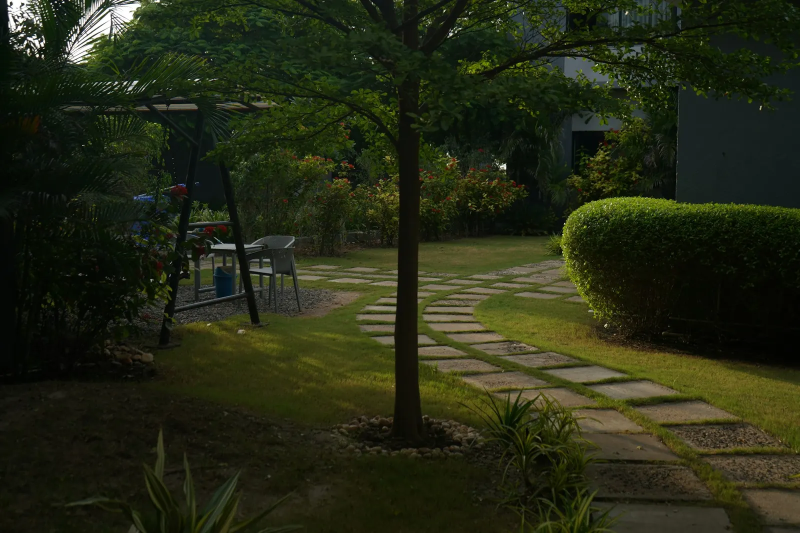
#> input picture photos/allee-pas-japonais-jardin-1600.webp, 1600 x 1066 px, given in place of HD-1734079692160-fcbe4be6ab96.jpg, which was not available (shown at 1/2 size)
$ python photos.py ../photos/allee-pas-japonais-jardin-1600.webp
#> lines starting #> are read from the running program, lines starting #| are printed output that depends on the picture
# Prepare les photos du site A.S.H Paysage & Multiservices.
#   - « reel-* » : ses propres chantiers (profil AlloVoisins).
#   - le reste : Unsplash (licence libre), en attendant ses photos,
#     comme toujours avant paiement.
# Usage : python _source/photos.py <dossier source>
import os, sys, json
from PIL import Image, ImageOps

SRC = sys.argv[1]
ICI = os.path.dirname(os.path.abspath(__file__))
DST = os.path.join(ICI, '..', 'photos')
os.makedirs(DST, exist_ok=True)

PHOTOS = {
    # Unsplash
    'un/HD-1734079692160-fcbe4be6ab96.jpg': 'jardinier-paysagiste-bretigny',
    'un/HD-1668120089662-42642838cfef.jpg': 'amenagement-paysager-jardin',
    'un/HD-1617576683096-00fc8eecb3af.jpg': 'taille-arbuste-cisailles',
    'un/HD-1683316924890-6a8c5ab10d29.jpg': 'debroussaillage-jardin',
    'un/HD-1734079692079-aae7e24a7035.jpg': 'pose-gazon-en-rouleau',
    'un/HD-1738193830098-2d92352a1856.jpg': 'massif-bordure-maison',
    'un/HD-1788508493167-eee9f14161e1.jpg': 'allee-pas-japonais-jardin',
    'un/HD-1605117882932-f9e32b03fea9.jpg': 'entretien-bordures-pelouse',
    'un/HD-1597868165956-03a6827955b1.jpg': 'plantation-jardin',
    'un/HD-1783923186778-be68aad1a61d.jpg': 'pergola-jardin',
    'un/HD-1734303023491-db8037a21f09.jpg': 'tonte-pelouse',
    'un/HD-1676311396794-f14881e9daaa.jpg': 'outils-multiservices',
    'un/HD-1788610830488-1343095c571c.jpg': 'taille-haie-haute',
    # ses chantiers
    'p0.jpg': 'reel-montage-abri-de-jardin',
    'p1.jpg': 'reel-pas-japonais-imitation-pierre',
    'p2.jpg': 'reel-eco-piege-chenilles-processionnaires',
    'p3.jpg': 'reel-pergola-bioclimatique',
    'p4.jpg': 'reel-arrosage-automatique',
    'p5.jpg': 'reel-peinture-decorative-murale',
    'p6.jpg': 'reel-cloture-occultation-bois',
    'p7.jpg': 'reel-seuil-de-portail',
    'p8.jpg': 'reel-taille-de-haie',
}

dims = {}
for src, nom in PHOTOS.items():
    im = ImageOps.exif_transpose(Image.open(os.path.join(SRC, src))).convert('RGB')
#> im is the input picture: PIL image 1600x1066 RGB; mean R, G, B 37.4, 41.9, 21
    for larg in (1600, 800):
        c = im if im.width <= larg else im.resize((larg, round(im.height * larg / im.width)), Image.LANCZOS)
        c.save(os.path.join(DST, f'{nom}-{larg}.webp'), 'WEBP', quality=78, method=6)
#> this loop made 2 passes
#> pass 2, `c = im if im.width <= larg else im.resize((larg, round(im.height * lar..`:
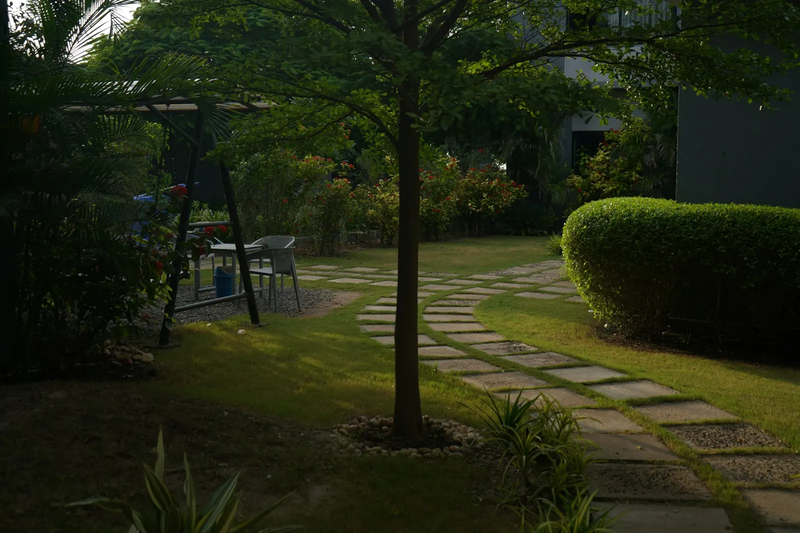
#> c: PIL image 800x533 RGB; mean R, G, B 37.3, 41.9, 21
    big = Image.open(os.path.join(DST, f'{nom}-1600.webp'))
    dims[nom] = {'l': big.width, 'h': big.height}
    print(f'{nom:42s} {im.width}x{im.height}')
#| jardinier-paysagiste-bretigny              1600x1066
#> pass 2 of the loop `for src, nom in PHOTOS.items():`:
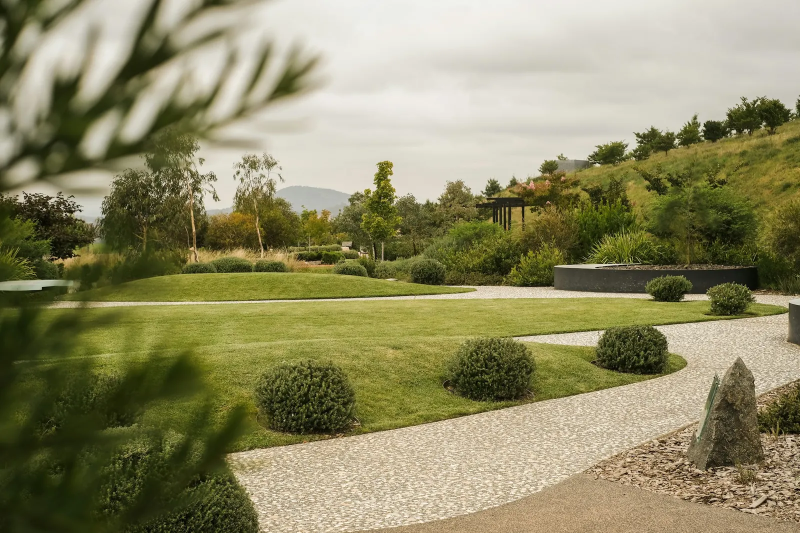
#> input picture photos/amenagement-paysager-jardin-1600.webp, 1600 x 1066 px, given in place of HD-1668120089662-42642838cfef.jpg, which was not available (shown at 1/2 size)
#> im is the input picture: PIL image 1600x1066 RGB; mean R, G, B 141.9, 138.1, 101.1
#> the loop `for larg in (1600, 800):` made 2 passes
#> pass 2, `c = im if im.width <= larg else im.resize((larg, round(im.height * lar..`:
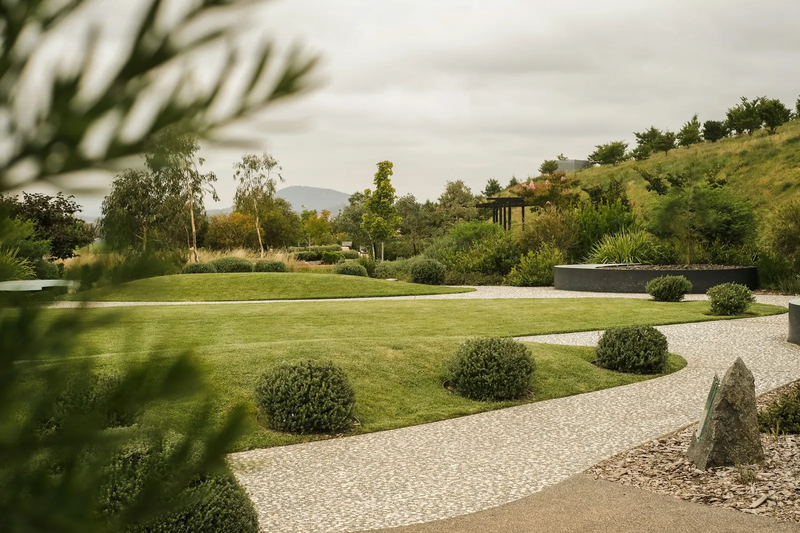
#> c: PIL image 800x533 RGB; mean R, G, B 141.9, 138.1, 101.1
#| amenagement-paysager-jardin                1600x1066
#> (the run stopped early here; a loop or call above may not have finished)
